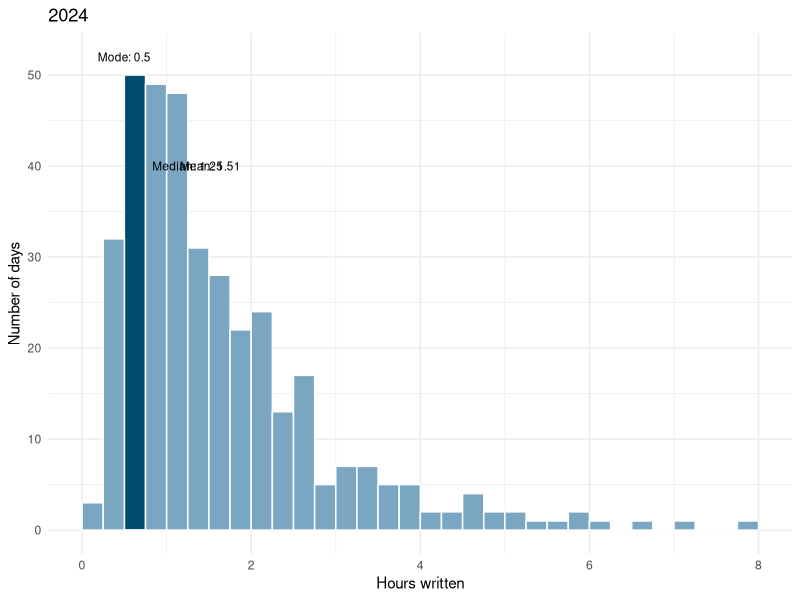
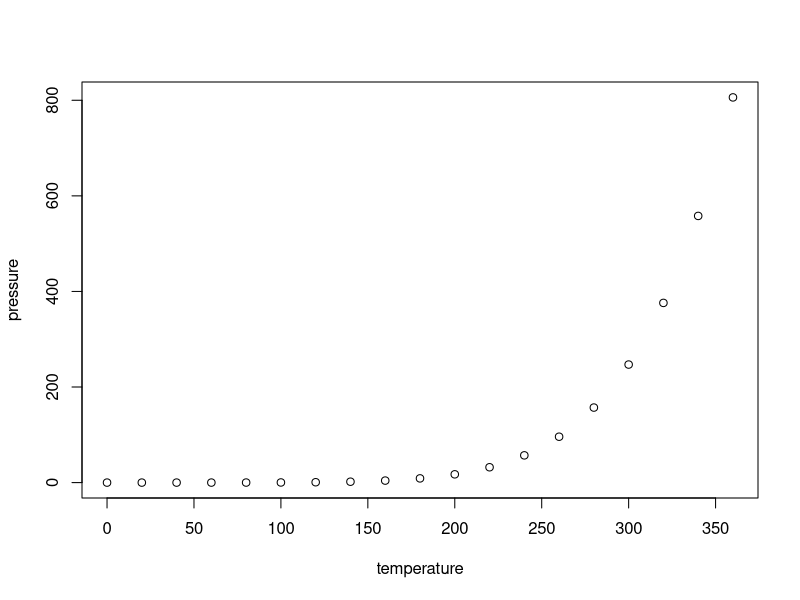

These charts were generated, in order, by the following R code:
## ---- chunk 1
knitr::opts_chunk$set(echo = TRUE)
install.packages("tidyverse")
library(tidyverse)

timesheet <- read.csv("core_writing_data.csv")
timesheet$date <- as.Date(timesheet$Day, format = "%m/%d/%Y")
timesheet_complete <- timesheet %>%
  filter(!is.na(date)) %>%
  complete(date = seq(min(date), max(date), by = "day"), fill = list(Hours = 0, Time = "N/A", Category = "N/A", Project = "N/A", Sub.Project = ""))

#5 color palette
#003f5c
#58508d
#bc5090
#ff6361
#ffa600
## ---- chunk 2
year_2024 <- timesheet_complete %>%
  filter(year(date) == 2024) %>%
  group_by(date) %>%
  summarise(sum_hours = sum(Hours))

year_2024$highlight <- ifelse(year_2024$sum_hours == 0.5, "Highlighted", "Normal")

mean_val <- mean(year_2024$sum_hours)
median_val <- median(year_2024$sum_hours)

ggplot(year_2024, aes(x = sum_hours, fill=highlight)) +
  geom_histogram(
    binwidth = 0.25,
    boundary = 0,
    closed = "left",
    color = "#FFFFFF",
    show.legend = FALSE
    ) +
  scale_fill_manual(values = c("Highlighted" = "#004c6d", "Normal" = "#7AA6C2")) +
  theme_minimal() +
  labs(
    title = "2024",
    x = "Hours written",
    y = "Number of days"
  ) +
  annotate("text",
         x = 0.5, 
         y = 52,
         label = "Mode: 0.5",
         size = 3) +
  annotate("text",
         x = mean_val, 
         y = 40,
         label = "Mean: 1.51",
         size = 3) +
  annotate("text",
         x = median_val, 
         y = 40,
         label = "Median: 1.25",
         size = 3)
## ---- chunk 3
plot(pressure)
